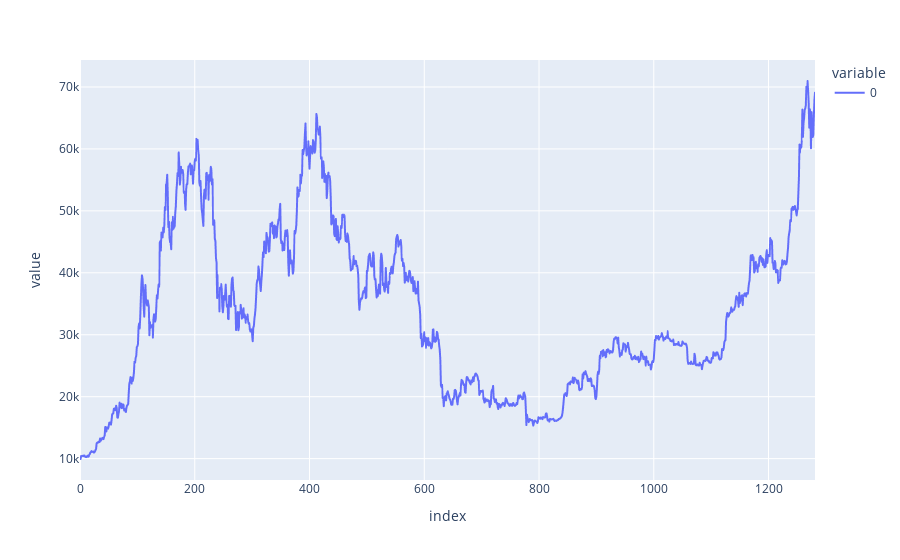

Source (notebook cell):
### Code cell
high_cap = ['BTC-USD','ETH-USD','BNB-USD','SOL-USD','XRP-USD','DOGE-USD','ADA-USD','DOT-USD','AVAX-USD']
CAP = []
df_close = pd.DataFrame([])
df_cap   = pd.DataFrame([])
for cap in high_cap:
    df = yfinance.download(cap,interval = '1D',start = '2018-01-01',end = datetime.datetime.today())
    df_close[cap] = df.Close
    df_cap[cap]   = df['Close']*df['Volume']

df_close = df_close.dropna()
df_cap   = df_cap.dropna()
w = df_cap.mean().to_numpy()/sum(df_cap.mean().to_numpy())
index = w@df_close.to_numpy().T

pd.Series(index).plot()

### Figure 1 — Plotly figure (JSON) as saved in the notebook; plotly's stock layout.template omitted (floating-point values rounded to 4 significant figures; data arrays with more than 128 entries replaced by an {"elided": "..."} marker saying what was removed)
{"data": [{"hovertemplate": "variable=0<br>index=%{x}<br>value=%{y}<extra></extra>", "legendgroup": "0", "line": {"color": "#636efa", "dash": "solid"}, "marker": {"symbol": "circle"}, "mode": "lines", "name": "0", "showlegend": true, "type": "scattergl", "x": {"elided": "1282 int values"}, "xaxis": "x", "y": {"elided": "1282 float values"}, "yaxis": "y"}], "layout": {"legend": {"title": {"text": "variable"}, "tracegroupgap": 0}, "margin": {"t": 60}, "xaxis": {"anchor": "y", "domain": [0, 1], "title": {"text": "index"}}, "yaxis": {"anchor": "x", "domain": [0, 1], "title": {"text": "value"}}}}
